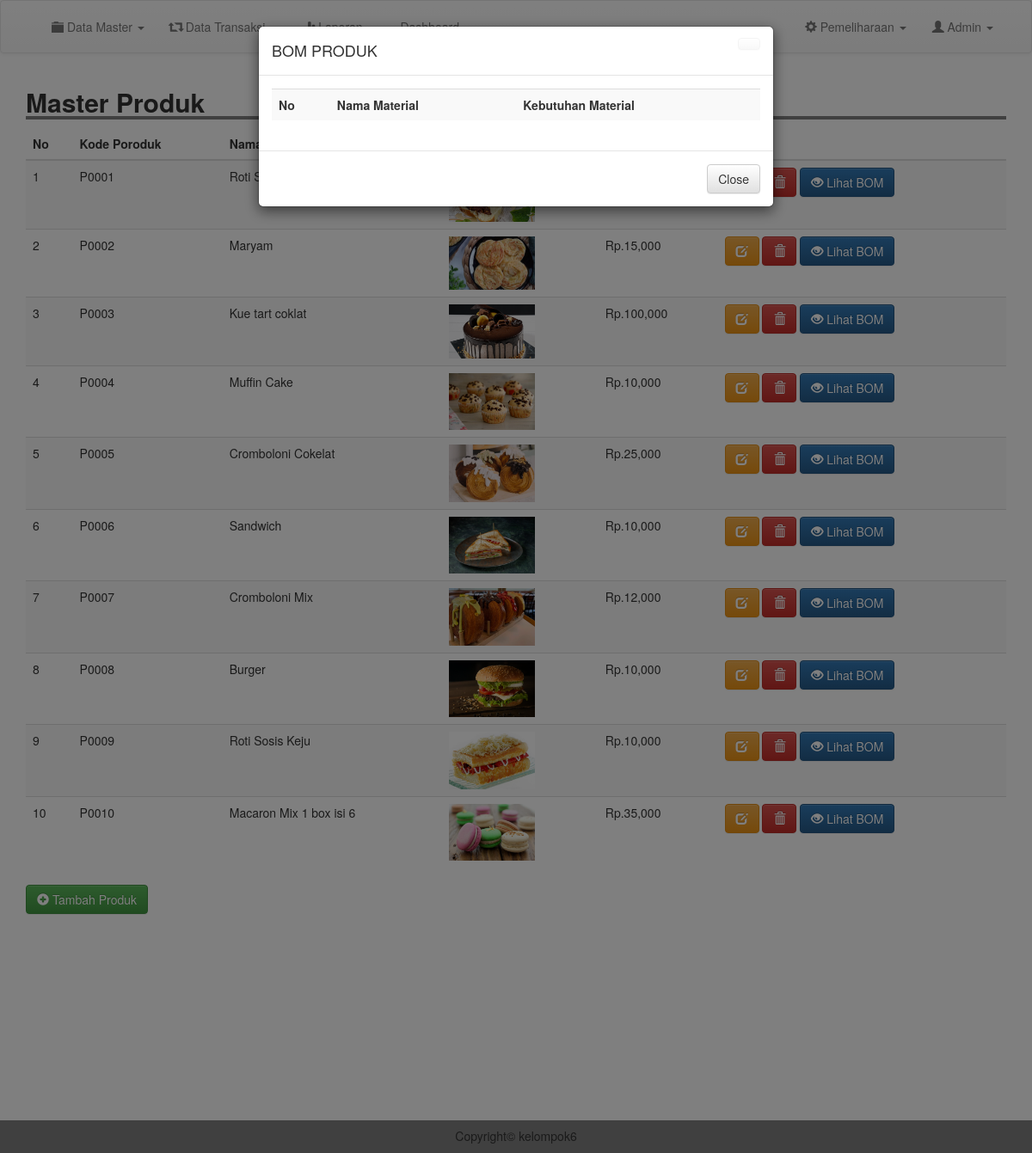
The app's page /admin/bom.php (signed in) with its own data.
### tables this page shows
CREATE TABLE `produk` (
  `kode_produk` varchar(100) NOT NULL,
  `nama` varchar(100) NOT NULL,
  `image` text NOT NULL,
  `deskripsi` text NOT NULL,
  `harga` int(11) NOT NULL
);

### admin/bom.php (the view, shortened to what this page needs)
<?php
include 'header.php';
$kode = $_GET['kode'];
$pr = mysqli_query($conn, "SELECT * FROM produk where kode_produk = '$kode'");
$tam = mysqli_fetch_assoc($pr);
?>
<div class="container">
	<h2 style=" width: 100%; border-bottom: 4px solid gray"><b>Master Produk</b></h2>
		<table class="table table-striped">
			<thead>
				<tr>
					<th scope="col">No</th>
					<th scope="col">Kode Poroduk</th>
					<th scope="col">Nama Produk</th>
					<th scope="col">Image</th>
					<th scope="col">Harga</th>
					<th scope="col">Action</th>
				</tr>
			</thead>
			<tbody>
				<?php
				$result = mysqli_query($conn, "SELECT * FROM produk");
				$no =1;
				while ($row = mysqli_fetch_assoc($result)) {
				?>
					<tr>
						<td ><?= $no; ?></td>
						<td><?= $row['kode_produk']; ?></td>
						<td><?= $row['nama'];  ?></td>
						<td><img src="../image/produk/<?= $row['image']; ?>" width="100"></td>
						<td>Rp.<?= number_format($row['harga' ]);  ?></td>
						<td><a href="edit_produk.php?kode=<?= $row['kode_produk']; ?>" class="btn btn-warning"><i class="glyphicon glyphicon-edit"></i> </a> <a href="proses/del_produk.php?kode=<?= $row['kode_produk']; ?>" class="btn btn-danger"><i class="glyphicon glyphicon-trash"></i> </a> <a href="bom.php?bom=" type="submit" class="btn btn-primary"><i class="glyphicon glyphicon-eye-open"></i> Lihat BOM</button></td>
					</tr>
				<?php
					$no++;
					}
				 ?>
				</tbody>
			</table>
		<a href="tm_produk.php" class="btn btn-success"><i class="glyphicon glyphicon-plus-sign"></i> Tambah Produk</a>
	</div>
<button type="hidden" data-toggle="modal" data-target="#myModal" id="btn" style="background-color: #fff; border: #fff;">
</button>
	<div class="modal fade" id="myModal" tabindex="-1" role="dialog" aria-labelledby="myModalLabel">
		<div class="modal-dialog" role="document">
			<div class="modal-content">
				<div class="modal-header">
						<a href="m_produk.php" class="btn btn-default close"></a>
					<h4 class="modal-title" id="myModalLabel">BOM PRODUK <?= strtoupper($tam['nama']); ?></h4>
				</div>
				<div class="modal-body">
					<table class="table table-striped">
						<tr>
						<th>No</th>
						<th>Nama Material</th>
						<th>Kebutuhan Material</th>
						</tr>
					</table>
				</div>
				<div class="modal-footer">
					<a href="m_produk.php" class="btn btn-default">Close</a>
				</div>
			</div>
		</div>
	</div>
	<br>
	<br>
	<br>
	<br>
	<br>
	<br>
	<br>
	<br>
	<br>
	<br>
	<br>
	<br>
	<?php
	include 'footer.php';
	?>

### css/style.css (style rules this page uses)
body { margin:0; padding: 0; }

### records on screen
produk: kode_produk "P0001", nama "Roti…"
produk: kode_produk "P0002", nama "Maryam", image (picture), harga "15,000"
produk: kode_produk "P0003", nama "Kue tart coklat", image (picture), harga "100,000"
produk: kode_produk "P0004", nama "Muffin Cake", image (picture), harga "10,000"
produk: kode_produk "P0005", nama "Cromboloni Cokelat", image (picture), harga "25,000"
produk: kode_produk "P0006", nama "Sandwich", image (picture), harga "10,000"
produk: kode_produk "P0007", nama "Cromboloni Mix", image (picture), harga "12,000"
produk: kode_produk "P0008", nama "Burger", image (picture), harga "10,000"
produk: kode_produk "P0009", nama "Roti Sosis Keju", image (picture), harga "10,000"
produk: kode_produk "P0010", nama "Macaron Mix 1 box isi 6", image (picture), harga "35,000"
